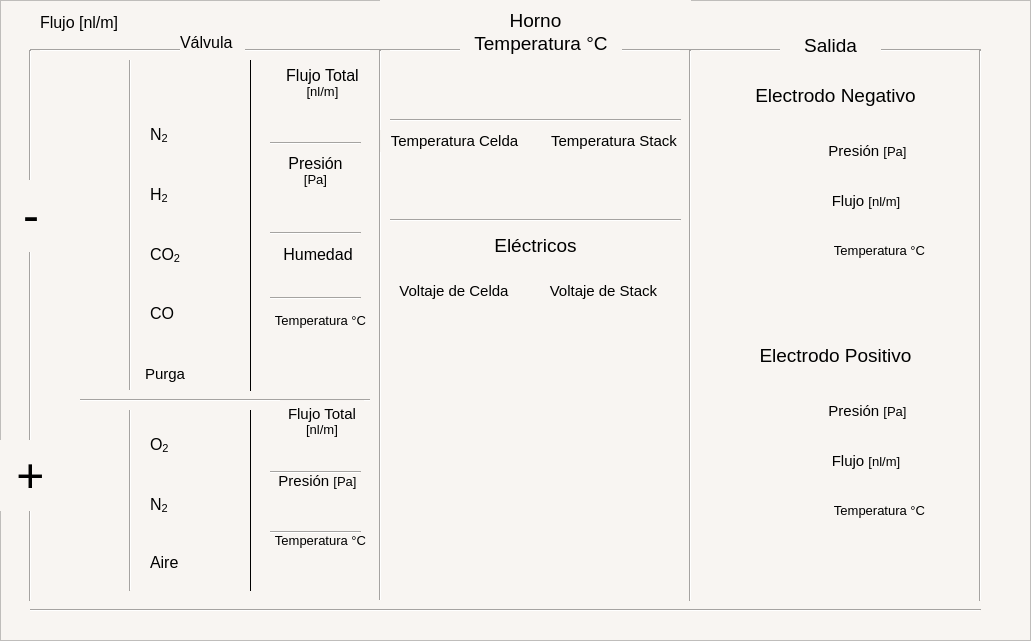
       <widget class="QFrame" name="Fondo">
        <property name="geometry">
         <rect>
          <x>-1</x>
          <y>-1</y>
          <width>1031</width>
          <height>641</height>
         </rect>
        </property>
        <property name="sizePolicy">
         <sizepolicy hsizetype="Expanding" vsizetype="Expanding">
          <horstretch>0</horstretch>
          <verstretch>0</verstretch>
         </sizepolicy>
        </property>
        <property name="styleSheet">
         <string notr="true">background-color: #f8f5f2;</string>
        </property>
        <property name="frameShape">
         <enum>QFrame::StyledPanel</enum>
        </property>
        <property name="frameShadow">
         <enum>QFrame::Raised</enum>
        </property>
        <widget class="QLabel" name="label">
         <property name="geometry">
          <rect>
           <x>40</x>
           <y>10</y>
           <width>106</width>
           <height>24</height>
          </rect>
         </property>
         <property name="font">
          <font>
           <pointsize>12</pointsize>
           <weight>50</weight>
           <italic>false</italic>
           <bold>false</bold>
          </font>
         </property>
         <property name="text">
          <string>Flujo [nl/m]</string>
         </property>
        </widget>
        <widget class="QLabel" name="label_2">
         <property name="geometry">
          <rect>
           <x>180</x>
           <y>30</y>
           <width>65</width>
           <height>24</height>
          </rect>
         </property>
         <property name="font">
          <font>
           <pointsize>12</pointsize>
           <weight>50</weight>
           <italic>false</italic>
           <bold>false</bold>
          </font>
         </property>
         <property name="text">
          <string>Válvula</string>
         </property>
        </widget>
        <widget class="Line" name="line">
         <property name="geometry">
          <rect>
           <x>120</x>
           <y>50</y>
           <width>20</width>
           <height>541</height>
          </rect>
         </property>
         <property name="orientation">
          <enum>Qt::Vertical</enum>
         </property>
        </widget>
        <widget class="Line" name="line_2">
         <property name="geometry">
          <rect>
           <x>80</x>
           <y>390</y>
           <width>291</width>
           <height>20</height>
          </rect>
         </property>
         <property name="styleSheet">
          <string notr="true"/>
         </property>
         <property name="orientation">
          <enum>Qt::Horizontal</enum>
         </property>
        </widget>
        <widget class="QLabel" name="label_19">
         <property name="geometry">
          <rect>
           <x>150</x>
           <y>123</y>
           <width>20</width>
           <height>24</height>
          </rect>
         </property>
         <property name="font">
          <font>
           <pointsize>12</pointsize>
           <weight>50</weight>
           <italic>false</italic>
           <bold>false</bold>
          </font>
         </property>
         <property name="text">
          <string>&lt;html&gt;&lt;head/&gt;&lt;body&gt;&lt;p&gt;N&lt;span style=&quot; vertical-align:sub;&quot;&gt;2&lt;/span&gt;&lt;/p&gt;&lt;/body&gt;&lt;/html&gt;</string>
         </property>
        </widget>
        <widget class="QLabel" name="label_20">
         <property name="geometry">
          <rect>
           <x>150</x>
           <y>183</y>
           <width>21</width>
           <height>24</height>
          </rect>
         </property>
         <property name="font">
          <font>
           <pointsize>12</pointsize>
           <weight>50</weight>
           <italic>false</italic>
           <bold>false</bold>
          </font>
         </property>
         <property name="text">
          <string>&lt;html&gt;&lt;head/&gt;&lt;body&gt;&lt;p&gt;H&lt;span style=&quot; vertical-align:sub;&quot;&gt;2&lt;/span&gt;&lt;/p&gt;&lt;/body&gt;&lt;/html&gt;</string>
         </property>
        </widget>
        <widget class="QLabel" name="label_21">
         <property name="geometry">
          <rect>
           <x>150</x>
           <y>243</y>
           <width>33</width>
           <height>24</height>
          </rect>
         </property>
         <property name="font">
          <font>
           <pointsize>12</pointsize>
           <weight>50</weight>
           <italic>false</italic>
           <bold>false</bold>
          </font>
         </property>
         <property name="text">
          <string>&lt;html&gt;&lt;head/&gt;&lt;body&gt;&lt;p&gt;CO&lt;span style=&quot; vertical-align:sub;&quot;&gt;2&lt;/span&gt;&lt;/p&gt;&lt;/body&gt;&lt;/html&gt;</string>
         </property>
        </widget>
        <widget class="QLabel" name="label_22">
         <property name="geometry">
          <rect>
           <x>150</x>
           <y>303</y>
           <width>31</width>
           <height>21</height>
          </rect>
         </property>
         <property name="font">
          <font>
           <pointsize>12</pointsize>
           <weight>50</weight>
           <italic>false</italic>
           <bold>false</bold>
          </font>
         </property>
         <property name="text">
          <string>CO</string>
         </property>
        </widget>
        <widget class="QLabel" name="label_23">
         <property name="geometry">
          <rect>
           <x>145</x>
           <y>363</y>
           <width>45</width>
           <height>22</height>
          </rect>
         </property>
         <property name="font">
          <font>
           <pointsize>11</pointsize>
           <weight>50</weight>
           <italic>false</italic>
           <bold>false</bold>
          </font>
         </property>
         <property name="text">
          <string>Purga</string>
         </property>
        </widget>
        <widget class="QLabel" name="label_24">
         <property name="geometry">
          <rect>
           <x>150</x>
           <y>493</y>
           <width>20</width>
           <height>24</height>
          </rect>
         </property>
         <property name="font">
          <font>
           <pointsize>12</pointsize>
           <weight>50</weight>
           <italic>false</italic>
           <bold>false</bold>
          </font>
         </property>
         <property name="text">
          <string>&lt;html&gt;&lt;head/&gt;&lt;body&gt;&lt;p&gt;N&lt;span style=&quot; vertical-align:sub;&quot;&gt;2&lt;/span&gt;&lt;/p&gt;&lt;/body&gt;&lt;/html&gt;</string>
         </property>
        </widget>
        <widget class="QLabel" name="label_25">
         <property name="geometry">
          <rect>
           <x>150</x>
           <y>433</y>
           <width>21</width>
           <height>24</height>
          </rect>
         </property>
         <property name="font">
          <font>
           <pointsize>12</pointsize>
           <weight>50</weight>
           <italic>false</italic>
           <bold>false</bold>
          </font>
         </property>
         <property name="text">
          <string>&lt;html&gt;&lt;head/&gt;&lt;body&gt;&lt;p&gt;O&lt;span style=&quot; vertical-align:sub;&quot;&gt;2&lt;/span&gt;&lt;/p&gt;&lt;/body&gt;&lt;/html&gt;</string>
         </property>
        </widget>
        <widget class="QLabel" name="label_26">
         <property name="geometry">
          <rect>
           <x>150</x>
           <y>550</y>
           <width>35</width>
           <height>24</height>
          </rect>
         </property>
         <property name="font">
          <font>
           <pointsize>12</pointsize>
           <weight>50</weight>
           <italic>false</italic>
           <bold>false</bold>
          </font>
         </property>
         <property name="text">
          <string>Aire</string>
         </property>
        </widget>
        <widget class="Line" name="line_3">
         <property name="geometry">
          <rect>
           <x>240</x>
           <y>50</y>
           <width>21</width>
           <height>341</height>
          </rect>
         </property>
         <property name="font">
          <font>
           <pointsize>15</pointsize>
           <weight>50</weight>
           <italic>false</italic>
           <bold>false</bold>
          </font>
         </property>
         <property name="frameShadow">
          <enum>QFrame::Plain</enum>
         </property>
         <property name="orientation">
          <enum>Qt::Vertical</enum>
         </property>
        </widget>
        <widget class="Line" name="line_4">
         <property name="geometry">
          <rect>
           <x>240</x>
           <y>410</y>
           <width>21</width>
           <height>181</height>
          </rect>
         </property>
         <property name="font">
          <font>
           <pointsize>15</pointsize>
           <weight>50</weight>
           <italic>false</italic>
           <bold>false</bold>
          </font>
         </property>
         <property name="frameShadow">
          <enum>QFrame::Plain</enum>
         </property>
         <property name="orientation">
          <enum>Qt::Vertical</enum>
         </property>
        </widget>
        <widget class="QLabel" name="label_27">
         <property name="geometry">
          <rect>
           <x>280</x>
           <y>400</y>
           <width>84</width>
           <height>43</height>
          </rect>
         </property>
         <property name="font">
          <font>
           <pointsize>12</pointsize>
           <weight>50</weight>
           <italic>false</italic>
           <bold>false</bold>
          </font>
         </property>
         <property name="text">
          <string>&lt;html&gt;&lt;head/&gt;&lt;body&gt;&lt;p align=&quot;center&quot;&gt;&lt;span style=&quot; font-size:11pt;&quot;&gt;Flujo Total &lt;br/&gt;&lt;/span&gt;&lt;span style=&quot; font-size:10pt;&quot;&gt;[nl/m]&lt;/span&gt;&lt;/p&gt;&lt;/body&gt;&lt;/html&gt;</string>
         </property>
        </widget>
        <widget class="QLabel" name="label_28">
         <property name="geometry">
          <rect>
           <x>-10</x>
           <y>440</y>
           <width>81</width>
           <height>71</height>
          </rect>
         </property>
         <property name="font">
          <font>
           <pointsize>12</pointsize>
           <weight>50</weight>
           <italic>false</italic>
           <bold>false</bold>
          </font>
         </property>
         <property name="text">
          <string>&lt;html&gt;&lt;head/&gt;&lt;body&gt;&lt;p align=&quot;center&quot;&gt;&lt;span style=&quot; font-size:36pt;&quot;&gt;+&lt;/span&gt;&lt;/p&gt;&lt;/body&gt;&lt;/html&gt;</string>
         </property>
        </widget>
        <widget class="QLabel" name="label_30">
         <property name="geometry">
          <rect>
           <x>275</x>
           <y>60</y>
           <width>95</width>
           <height>45</height>
          </rect>
         </property>
         <property name="font">
          <font>
           <pointsize>12</pointsize>
           <weight>50</weight>
           <italic>false</italic>
           <bold>false</bold>
          </font>
         </property>
         <property name="text">
          <string>&lt;html&gt;&lt;head/&gt;&lt;body&gt;&lt;p align=&quot;center&quot;&gt;Flujo Total &lt;br/&gt;&lt;span style=&quot; font-size:10pt;&quot;&gt;[nl/m]&lt;/span&gt;&lt;/p&gt;&lt;/body&gt;&lt;/html&gt;</string>
         </property>
        </widget>
        <widget class="Line" name="line_5">
         <property name="geometry">
          <rect>
           <x>270</x>
           <y>135</y>
           <width>91</width>
           <height>16</height>
          </rect>
         </property>
         <property name="orientation">
          <enum>Qt::Horizontal</enum>
         </property>
        </widget>
        <widget class="Line" name="line_6">
         <property name="geometry">
          <rect>
           <x>30</x>
           <y>40</y>
           <width>951</width>
           <height>20</height>
          </rect>
         </property>
         <property name="orientation">
          <enum>Qt::Horizontal</enum>
         </property>
        </widget>
        <widget class="QLabel" name="label_31">
         <property name="geometry">
          <rect>
           <x>275</x>
           <y>150</y>
           <width>81</width>
           <height>41</height>
          </rect>
         </property>
         <property name="font">
          <font>
           <pointsize>12</pointsize>
           <weight>50</weight>
           <italic>false</italic>
           <bold>false</bold>
          </font>
         </property>
         <property name="text">
          <string>&lt;html&gt;&lt;head/&gt;&lt;body&gt;&lt;p align=&quot;center&quot;&gt;Presión &lt;br/&gt;&lt;span style=&quot; font-size:10pt;&quot;&gt;[Pa]&lt;/span&gt;&lt;/p&gt;&lt;/body&gt;&lt;/html&gt;</string>
         </property>
        </widget>
        <widget class="Line" name="line_7">
         <property name="geometry">
          <rect>
           <x>270</x>
           <y>225</y>
           <width>91</width>
           <height>16</height>
          </rect>
         </property>
         <property name="orientation">
          <enum>Qt::Horizontal</enum>
         </property>
        </widget>
        <widget class="QLabel" name="label_32">
         <property name="geometry">
          <rect>
           <x>275</x>
           <y>240</y>
           <width>86</width>
           <height>48</height>
          </rect>
         </property>
         <property name="font">
          <font>
           <pointsize>12</pointsize>
           <weight>50</weight>
           <italic>false</italic>
           <bold>false</bold>
          </font>
         </property>
         <property name="text">
          <string>&lt;html&gt;&lt;head/&gt;&lt;body&gt;&lt;p align=&quot;center&quot;&gt;Humedad &lt;br/&gt;&lt;/p&gt;&lt;/body&gt;&lt;/html&gt;</string>
         </property>
        </widget>
        <widget class="Line" name="line_8">
         <property name="geometry">
          <rect>
           <x>270</x>
           <y>290</y>
           <width>91</width>
           <height>16</height>
          </rect>
         </property>
         <property name="orientation">
          <enum>Qt::Horizontal</enum>
         </property>
        </widget>
        <widget class="QLabel" name="label_33">
         <property name="geometry">
          <rect>
           <x>270</x>
           <y>300</y>
           <width>101</width>
           <height>41</height>
          </rect>
         </property>
         <property name="font">
          <font>
           <pointsize>12</pointsize>
           <weight>50</weight>
           <italic>false</italic>
           <bold>false</bold>
          </font>
         </property>
         <property name="text">
          <string>&lt;html&gt;&lt;head/&gt;&lt;body&gt;&lt;p align=&quot;center&quot;&gt;&lt;span style=&quot; font-size:10pt;&quot;&gt;Temperatura °C&lt;/span&gt;&lt;/p&gt;&lt;/body&gt;&lt;/html&gt;</string>
         </property>
        </widget>
        <widget class="Line" name="line_9">
         <property name="geometry">
          <rect>
           <x>370</x>
           <y>50</y>
           <width>20</width>
           <height>551</height>
          </rect>
         </property>
         <property name="orientation">
          <enum>Qt::Vertical</enum>
         </property>
        </widget>
        <widget class="Line" name="line_10">
         <property name="geometry">
          <rect>
           <x>30</x>
           <y>600</y>
           <width>951</width>
           <height>20</height>
          </rect>
         </property>
         <property name="orientation">
          <enum>Qt::Horizontal</enum>
         </property>
        </widget>
        <widget class="QLabel" name="label_34">
         <property name="geometry">
          <rect>
           <x>270</x>
           <y>520</y>
           <width>101</width>
           <height>41</height>
          </rect>
         </property>
         <property name="font">
          <font>
           <pointsize>12</pointsize>
           <weight>50</weight>
           <italic>false</italic>
           <bold>false</bold>
          </font>
         </property>
         <property name="text">
          <string>&lt;html&gt;&lt;head/&gt;&lt;body&gt;&lt;p align=&quot;center&quot;&gt;&lt;span style=&quot; font-size:10pt;&quot;&gt;Temperatura °C&lt;/span&gt;&lt;/p&gt;&lt;/body&gt;&lt;/html&gt;</string>
         </property>
        </widget>
        <widget class="QLabel" name="label_35">
         <property name="geometry">
          <rect>
           <x>270</x>
           <y>470</y>
           <width>95</width>
           <height>22</height>
          </rect>
         </property>
         <property name="font">
          <font>
           <pointsize>12</pointsize>
           <weight>50</weight>
           <italic>false</italic>
           <bold>false</bold>
          </font>
         </property>
         <property name="text">
          <string>&lt;html&gt;&lt;head/&gt;&lt;body&gt;&lt;p align=&quot;center&quot;&gt;&lt;span style=&quot; font-size:11pt;&quot;&gt;Presión &lt;/span&gt;&lt;span style=&quot; font-size:10pt;&quot;&gt;[Pa]&lt;/span&gt;&lt;/p&gt;&lt;/body&gt;&lt;/html&gt;</string>
         </property>
        </widget>
        <widget class="Line" name="line_11">
         <property name="geometry">
          <rect>
           <x>270</x>
           <y>470</y>
           <width>91</width>
           <height>5</height>
          </rect>
         </property>
         <property name="orientation">
          <enum>Qt::Horizontal</enum>
         </property>
        </widget>
        <widget class="Line" name="line_12">
         <property name="geometry">
          <rect>
           <x>270</x>
           <y>530</y>
           <width>91</width>
           <height>5</height>
          </rect>
         </property>
         <property name="orientation">
          <enum>Qt::Horizontal</enum>
         </property>
        </widget>
        <widget class="Line" name="line_13">
         <property name="geometry">
          <rect>
           <x>680</x>
           <y>50</y>
           <width>20</width>
           <height>551</height>
          </rect>
         </property>
         <property name="orientation">
          <enum>Qt::Vertical</enum>
         </property>
        </widget>
        <widget class="Line" name="line_14">
         <property name="geometry">
          <rect>
           <x>970</x>
           <y>50</y>
           <width>20</width>
           <height>551</height>
          </rect>
         </property>
         <property name="orientation">
          <enum>Qt::Vertical</enum>
         </property>
        </widget>
        <widget class="QLabel" name="label_37">
         <property name="geometry">
          <rect>
           <x>460</x>
           <y>30</y>
           <width>162</width>
           <height>28</height>
          </rect>
         </property>
         <property name="font">
          <font>
           <pointsize>14</pointsize>
           <weight>50</weight>
           <italic>false</italic>
           <bold>false</bold>
          </font>
         </property>
         <property name="text">
          <string>&lt;html&gt;&lt;head/&gt;&lt;body&gt;&lt;p align=&quot;center&quot;&gt;Temperatura °C&lt;/p&gt;&lt;/body&gt;&lt;/html&gt;</string>
         </property>
        </widget>
        <widget class="Line" name="line_15">
         <property name="geometry">
          <rect>
           <x>390</x>
           <y>110</y>
           <width>291</width>
           <height>20</height>
          </rect>
         </property>
         <property name="styleSheet">
          <string notr="true"/>
         </property>
         <property name="orientation">
          <enum>Qt::Horizontal</enum>
         </property>
        </widget>
        <widget class="QLabel" name="label_38">
         <property name="geometry">
          <rect>
           <x>380</x>
           <y>130</y>
           <width>149</width>
           <height>22</height>
          </rect>
         </property>
         <property name="font">
          <font>
           <pointsize>12</pointsize>
           <weight>50</weight>
           <italic>false</italic>
           <bold>false</bold>
          </font>
         </property>
         <property name="text">
          <string>&lt;html&gt;&lt;head/&gt;&lt;body&gt;&lt;p align=&quot;center&quot;&gt;&lt;span style=&quot; font-size:11pt;&quot;&gt;Temperatura Celda&lt;/span&gt;&lt;/p&gt;&lt;/body&gt;&lt;/html&gt;</string>
         </property>
        </widget>
        <widget class="QLabel" name="label_39">
         <property name="geometry">
          <rect>
           <x>540</x>
           <y>130</y>
           <width>148</width>
           <height>22</height>
          </rect>
         </property>
         <property name="font">
          <font>
           <pointsize>12</pointsize>
           <weight>50</weight>
           <italic>false</italic>
           <bold>false</bold>
          </font>
         </property>
         <property name="text">
          <string>&lt;html&gt;&lt;head/&gt;&lt;body&gt;&lt;p align=&quot;center&quot;&gt;&lt;span style=&quot; font-size:11pt;&quot;&gt;Temperatura Stack&lt;/span&gt;&lt;/p&gt;&lt;/body&gt;&lt;/html&gt;</string>
         </property>
        </widget>
        <widget class="Line" name="line_16">
         <property name="geometry">
          <rect>
           <x>390</x>
           <y>210</y>
           <width>291</width>
           <height>20</height>
          </rect>
         </property>
         <property name="styleSheet">
          <string notr="true"/>
         </property>
         <property name="orientation">
          <enum>Qt::Horizontal</enum>
         </property>
        </widget>
        <widget class="QLabel" name="label_40">
         <property name="geometry">
          <rect>
           <x>460</x>
           <y>230</y>
           <width>151</width>
           <height>31</height>
          </rect>
         </property>
         <property name="font">
          <font>
           <pointsize>14</pointsize>
           <weight>50</weight>
           <italic>false</italic>
           <bold>false</bold>
          </font>
         </property>
         <property name="text">
          <string>&lt;html&gt;&lt;head/&gt;&lt;body&gt;&lt;p align=&quot;center&quot;&gt;Eléctricos&lt;/p&gt;&lt;/body&gt;&lt;/html&gt;</string>
         </property>
        </widget>
        <widget class="QLabel" name="label_41">
         <property name="geometry">
          <rect>
           <x>540</x>
           <y>280</y>
           <width>127</width>
           <height>22</height>
          </rect>
         </property>
         <property name="font">
          <font>
           <pointsize>12</pointsize>
           <weight>50</weight>
           <italic>false</italic>
           <bold>false</bold>
          </font>
         </property>
         <property name="text">
          <string>&lt;html&gt;&lt;head/&gt;&lt;body&gt;&lt;p align=&quot;center&quot;&gt;&lt;span style=&quot; font-size:11pt;&quot;&gt;Voltaje de Stack&lt;/span&gt;&lt;/p&gt;&lt;/body&gt;&lt;/html&gt;</string>
         </property>
        </widget>
        <widget class="QLabel" name="label_42">
         <property name="geometry">
          <rect>
           <x>390</x>
           <y>280</y>
           <width>128</width>
           <height>22</height>
          </rect>
         </property>
         <property name="font">
          <font>
           <pointsize>12</pointsize>
           <weight>50</weight>
           <italic>false</italic>
           <bold>false</bold>
          </font>
         </property>
         <property name="text">
          <string>&lt;html&gt;&lt;head/&gt;&lt;body&gt;&lt;p align=&quot;center&quot;&gt;&lt;span style=&quot; font-size:11pt;&quot;&gt;Voltaje de Celda&lt;/span&gt;&lt;/p&gt;&lt;/body&gt;&lt;/html&gt;</string>
         </property>
        </widget>
        <widget class="Line" name="line_17">
         <property name="geometry">
          <rect>
           <x>20</x>
           <y>50</y>
           <width>20</width>
           <height>551</height>
          </rect>
         </property>
         <property name="orientation">
          <enum>Qt::Vertical</enum>
         </property>
        </widget>
        <widget class="QLabel" name="label_47">
         <property name="geometry">
          <rect>
           <x>780</x>
           <y>30</y>
           <width>101</width>
           <height>31</height>
          </rect>
         </property>
         <property name="font">
          <font>
           <pointsize>14</pointsize>
           <weight>50</weight>
           <italic>false</italic>
           <bold>false</bold>
          </font>
         </property>
         <property name="text">
          <string>&lt;html&gt;&lt;head/&gt;&lt;body&gt;&lt;p align=&quot;center&quot;&gt;Salida&lt;/p&gt;&lt;/body&gt;&lt;/html&gt;</string>
         </property>
        </widget>
        <widget class="QLabel" name="label_48">
         <property name="geometry">
          <rect>
           <x>820</x>
           <y>400</y>
           <width>95</width>
           <height>22</height>
          </rect>
         </property>
         <property name="font">
          <font>
           <pointsize>12</pointsize>
           <weight>50</weight>
           <italic>false</italic>
           <bold>false</bold>
          </font>
         </property>
         <property name="text">
          <string>&lt;html&gt;&lt;head/&gt;&lt;body&gt;&lt;p align=&quot;center&quot;&gt;&lt;span style=&quot; font-size:11pt;&quot;&gt;Presión &lt;/span&gt;&lt;span style=&quot; font-size:10pt;&quot;&gt;[Pa]&lt;/span&gt;&lt;/p&gt;&lt;/body&gt;&lt;/html&gt;</string>
         </property>
        </widget>
        <widget class="QLabel" name="label_49">
         <property name="geometry">
          <rect>
           <x>700</x>
           <y>340</y>
           <width>271</width>
           <height>31</height>
          </rect>
         </property>
         <property name="font">
          <font>
           <pointsize>14</pointsize>
           <weight>50</weight>
           <italic>false</italic>
           <bold>false</bold>
          </font>
         </property>
         <property name="text">
          <string>&lt;html&gt;&lt;head/&gt;&lt;body&gt;&lt;p align=&quot;center&quot;&gt;Electrodo Positivo&lt;/p&gt;&lt;/body&gt;&lt;/html&gt;</string>
         </property>
        </widget>
        <widget class="QLabel" name="label_50">
         <property name="geometry">
          <rect>
           <x>700</x>
           <y>80</y>
           <width>271</width>
           <height>31</height>
          </rect>
         </property>
         <property name="font">
          <font>
           <pointsize>14</pointsize>
           <weight>50</weight>
           <italic>false</italic>
           <bold>false</bold>
          </font>
         </property>
         <property name="text">
          <string>&lt;html&gt;&lt;head/&gt;&lt;body&gt;&lt;p align=&quot;center&quot;&gt;Electrodo Negativo&lt;/p&gt;&lt;/body&gt;&lt;/html&gt;</string>
         </property>
        </widget>
        <widget class="QLabel" name="label_51">
         <property name="geometry">
          <rect>
           <x>380</x>
           <y>0</y>
           <width>311</width>
           <height>41</height>
          </rect>
         </property>
         <property name="font">
          <font>
           <pointsize>14</pointsize>
           <weight>50</weight>
           <italic>false</italic>
           <bold>false</bold>
          </font>
         </property>
         <property name="text">
          <string>&lt;html&gt;&lt;head/&gt;&lt;body&gt;&lt;p align=&quot;center&quot;&gt;Horno&lt;/p&gt;&lt;/body&gt;&lt;/html&gt;</string>
         </property>
        </widget>
        <widget class="QLabel" name="label_36">
         <property name="geometry">
          <rect>
           <x>820</x>
           <y>450</y>
           <width>92</width>
           <height>22</height>
          </rect>
         </property>
         <property name="font">
          <font>
           <pointsize>12</pointsize>
           <weight>50</weight>
           <italic>false</italic>
           <bold>false</bold>
          </font>
         </property>
         <property name="text">
          <string>&lt;html&gt;&lt;head/&gt;&lt;body&gt;&lt;p align=&quot;center&quot;&gt;&lt;span style=&quot; font-size:11pt;&quot;&gt;Flujo &lt;/span&gt;&lt;span style=&quot; font-size:10pt;&quot;&gt;[nl/m]&lt;/span&gt;&lt;/p&gt;&lt;/body&gt;&lt;/html&gt;</string>
         </property>
        </widget>
        <widget class="QLabel" name="label_52">
         <property name="geometry">
          <rect>
           <x>820</x>
           <y>190</y>
           <width>92</width>
           <height>22</height>
          </rect>
         </property>
         <property name="font">
          <font>
           <pointsize>12</pointsize>
           <weight>50</weight>
           <italic>false</italic>
           <bold>false</bold>
          </font>
         </property>
         <property name="text">
          <string>&lt;html&gt;&lt;head/&gt;&lt;body&gt;&lt;p align=&quot;center&quot;&gt;&lt;span style=&quot; font-size:11pt;&quot;&gt;Flujo &lt;/span&gt;&lt;span style=&quot; font-size:10pt;&quot;&gt;[nl/m]&lt;/span&gt;&lt;/p&gt;&lt;/body&gt;&lt;/html&gt;</string>
         </property>
        </widget>
        <widget class="QLabel" name="label_53">
         <property name="geometry">
          <rect>
           <x>820</x>
           <y>140</y>
           <width>95</width>
           <height>22</height>
          </rect>
         </property>
         <property name="font">
          <font>
           <pointsize>12</pointsize>
           <weight>50</weight>
           <italic>false</italic>
           <bold>false</bold>
          </font>
         </property>
         <property name="text">
          <string>&lt;html&gt;&lt;head/&gt;&lt;body&gt;&lt;p align=&quot;center&quot;&gt;&lt;span style=&quot; font-size:11pt;&quot;&gt;Presión &lt;/span&gt;&lt;span style=&quot; font-size:10pt;&quot;&gt;[Pa]&lt;/span&gt;&lt;/p&gt;&lt;/body&gt;&lt;/html&gt;</string>
         </property>
        </widget>
        <widget class="QLabel" name="label_54">
         <property name="geometry">
          <rect>
           <x>820</x>
           <y>500</y>
           <width>119</width>
           <height>21</height>
          </rect>
         </property>
         <property name="font">
          <font>
           <pointsize>12</pointsize>
           <weight>50</weight>
           <italic>false</italic>
           <bold>false</bold>
          </font>
         </property>
         <property name="text">
          <string>&lt;html&gt;&lt;head/&gt;&lt;body&gt;&lt;p align=&quot;center&quot;&gt;&lt;span style=&quot; font-size:10pt;&quot;&gt;Temperatura °C&lt;/span&gt;&lt;/p&gt;&lt;/body&gt;&lt;/html&gt;</string>
         </property>
        </widget>
        <widget class="QLabel" name="label_55">
         <property name="geometry">
          <rect>
           <x>820</x>
           <y>240</y>
           <width>119</width>
           <height>21</height>
          </rect>
         </property>
         <property name="font">
          <font>
           <pointsize>12</pointsize>
           <weight>50</weight>
           <italic>false</italic>
           <bold>false</bold>
          </font>
         </property>
         <property name="text">
          <string>&lt;html&gt;&lt;head/&gt;&lt;body&gt;&lt;p align=&quot;center&quot;&gt;&lt;span style=&quot; font-size:10pt;&quot;&gt;Temperatura °C&lt;/span&gt;&lt;/p&gt;&lt;/body&gt;&lt;/html&gt;</string>
         </property>
        </widget>
        <widget class="QLabel" name="label_29">
         <property name="geometry">
          <rect>
           <x>20</x>
           <y>180</y>
           <width>22</width>
           <height>72</height>
          </rect>
         </property>
         <property name="font">
          <font>
           <pointsize>12</pointsize>
           <weight>50</weight>
           <italic>false</italic>
           <bold>false</bold>
          </font>
         </property>
         <property name="text">
          <string>&lt;html&gt;&lt;head/&gt;&lt;body&gt;&lt;p align=&quot;center&quot;&gt;&lt;span style=&quot; font-size:36pt;&quot;&gt;-&lt;/span&gt;&lt;/p&gt;&lt;/body&gt;&lt;/html&gt;</string>
         </property>
        </widget>
        <zorder>line</zorder>
        <zorder>line_2</zorder>
        <zorder>label</zorder>
        <zorder>label_19</zorder>
        <zorder>label_20</zorder>
        <zorder>label_21</zorder>
        <zorder>label_22</zorder>
        <zorder>label_23</zorder>
        <zorder>label_24</zorder>
        <zorder>label_25</zorder>
        <zorder>label_26</zorder>
        <zorder>line_3</zorder>
        <zorder>line_4</zorder>
        <zorder>label_27</zorder>
        <zorder>label_30</zorder>
        <zorder>line_5</zorder>
        <zorder>line_6</zorder>
        <zorder>label_31</zorder>
        <zorder>line_7</zorder>
        <zorder>label_32</zorder>
        <zorder>line_8</zorder>
        <zorder>label_33</zorder>
        <zorder>line_9</zorder>
        <zorder>line_10</zorder>
        <zorder>label_34</zorder>
        <zorder>label_35</zorder>
        <zorder>line_11</zorder>
        <zorder>line_12</zorder>
        <zorder>line_13</zorder>
        <zorder>line_14</zorder>
        <zorder>line_15</zorder>
        <zorder>label_38</zorder>
        <zorder>label_39</zorder>
        <zorder>line_16</zorder>
        <zorder>label_40</zorder>
        <zorder>label_41</zorder>
        <zorder>label_42</zorder>
        <zorder>label_47</zorder>
        <zorder>label_48</zorder>
        <zorder>label_49</zorder>
        <zorder>label_50</zorder>
        <zorder>label_36</zorder>
        <zorder>label_52</zorder>
        <zorder>label_53</zorder>
        <zorder>label_54</zorder>
        <zorder>label_55</zorder>
        <zorder>label_51</zorder>
        <zorder>label_37</zorder>
        <zorder>label_2</zorder>
        <zorder>line_17</zorder>
        <zorder>label_28</zorder>
        <zorder>label_29</zorder>
       </widget>
